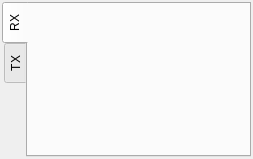
<?xml version="1.0" encoding="UTF-8"?>
<ui version="4.0">
 <class>RxTxControlWizard</class>
 <widget class="QWidget" name="RxTxControlWizard">
  <property name="geometry">
   <rect>
    <x>0</x>
    <y>0</y>
    <width>253</width>
    <height>159</height>
   </rect>
  </property>
  <property name="windowTitle">
   <string>Rx/Tx Control</string>
  </property>
  <layout class="QGridLayout" name="gridLayout_3">
   <property name="leftMargin">
    <number>2</number>
   </property>
   <property name="topMargin">
    <number>2</number>
   </property>
   <property name="rightMargin">
    <number>2</number>
   </property>
   <property name="bottomMargin">
    <number>2</number>
   </property>
   <property name="horizontalSpacing">
    <number>3</number>
   </property>
   <item row="0" column="0">
    <widget class="QTabWidget" name="tabWidgetAFR">
     <property name="sizePolicy">
      <sizepolicy hsizetype="Ignored" vsizetype="Expanding">
       <horstretch>0</horstretch>
       <verstretch>0</verstretch>
      </sizepolicy>
     </property>
     <property name="minimumSize">
      <size>
       <width>180</width>
       <height>0</height>
      </size>
     </property>
     <property name="tabPosition">
      <enum>QTabWidget::West</enum>
     </property>
     <property name="tabShape">
      <enum>QTabWidget::Rounded</enum>
     </property>
     <property name="currentIndex">
      <number>0</number>
     </property>
     <widget class="QWidget" name="tabRx">
      <attribute name="title">
       <string>RX</string>
      </attribute>
      <layout class="QGridLayout" name="gridLayout">
       <property name="leftMargin">
        <number>2</number>
       </property>
       <property name="topMargin">
        <number>2</number>
       </property>
       <property name="rightMargin">
        <number>2</number>
       </property>
       <property name="bottomMargin">
        <number>2</number>
       </property>
       <item row="0" column="0">
        <widget class="QwtPlot" name="qwtPlot_Rx">
         <property name="sizePolicy">
          <sizepolicy hsizetype="Ignored" vsizetype="Ignored">
           <horstretch>0</horstretch>
           <verstretch>0</verstretch>
          </sizepolicy>
         </property>
         <property name="minimumSize">
          <size>
           <width>0</width>
           <height>0</height>
          </size>
         </property>
         <property name="font">
          <font>
           <pointsize>8</pointsize>
          </font>
         </property>
        </widget>
       </item>
      </layout>
     </widget>
     <widget class="QWidget" name="tabTx">
      <attribute name="title">
       <string>TX</string>
      </attribute>
      <layout class="QGridLayout" name="gridLayout_4">
       <property name="leftMargin">
        <number>2</number>
       </property>
       <property name="topMargin">
        <number>2</number>
       </property>
       <property name="rightMargin">
        <number>2</number>
       </property>
       <property name="bottomMargin">
        <number>2</number>
       </property>
       <item row="0" column="0">
        <widget class="QwtPlot" name="qwtPlot_Tx">
         <property name="sizePolicy">
          <sizepolicy hsizetype="Ignored" vsizetype="Ignored">
           <horstretch>0</horstretch>
           <verstretch>0</verstretch>
          </sizepolicy>
         </property>
         <property name="minimumSize">
          <size>
           <width>0</width>
           <height>0</height>
          </size>
         </property>
        </widget>
       </item>
      </layout>
     </widget>
    </widget>
   </item>
  </layout>
 </widget>
 <customwidgets>
  <customwidget>
   <class>QwtPlot</class>
   <extends>QFrame</extends>
   <header>qwt_plot.h</header>
   <container>1</container>
  </customwidget>
 </customwidgets>
 <resources/>
 <connections/>
</ui>
